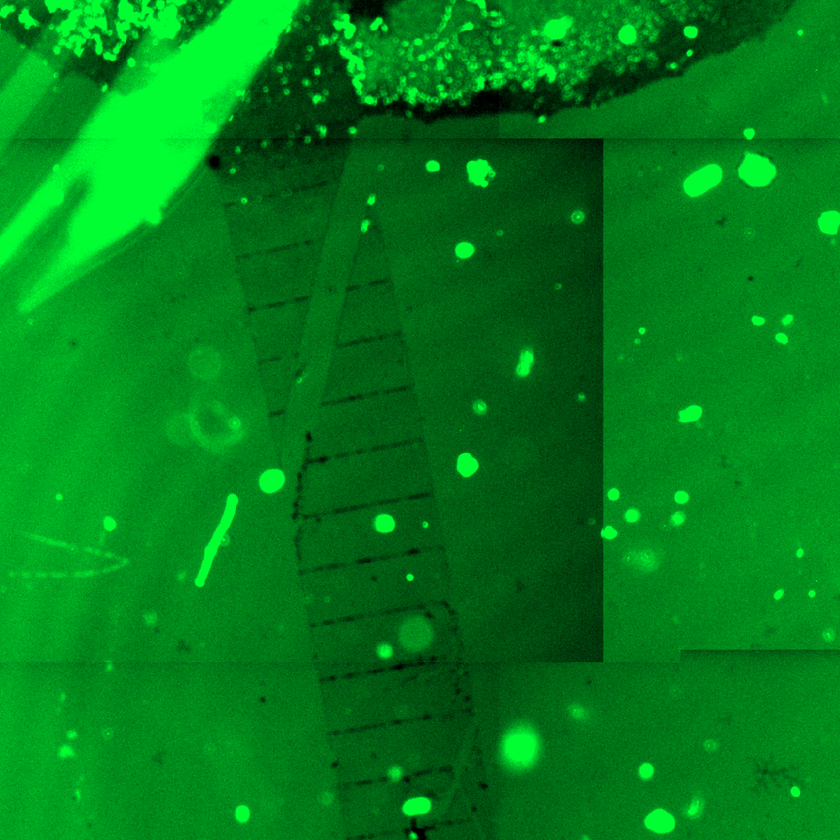
#> input picture Shen-Castan/Experiment-118-cut4.tiff, 840 x 840 px, shrunk from 1200 x 1200 before the run
$ python Launch_Shen_Castan_flat_lineDetect.py   (older library calls are emulated)
#> lines starting #> are read from the running program, lines starting #| are printed output that depends on the picture; after the words box and inside, x2 and y2 are one past the last pixel; in counts of white or black regions, pixels touching at a corner belong together; long printed decimals are rounded
### Shen-Castan/ShenCastanFlat.py
# load and display an image with Matplotlib
import statistics
from matplotlib import image
from matplotlib import pyplot as plt
import numpy as np
from PIL import Image
import os


class ShenCastanFlat:
    path = ''
    input_image = ''
    radius_param = 64
    flat_param = 4
    alpha_param = 0.25

    kernel_smooth = ''
    convolve_smooth = ''

    kernel_der = ''
    convolve_der_x = ''
    convolve_der_y = ''
    convolve_der_xy = ''
    convolve_der_xy_amplitude = ''
    convolve_der_xy_orientation = ''

    def __init__(self, path):
        """
        initiates a new Shen Castan filtering objects

        Parameters:
            img (2D numpy array): the image to filter
        """
#> called with path = 'Experiment-118-cut4.tiff'
        self.path = path
        # load image as pixel array
        self.input_image = image.imread(path)
#> self.input_image is the input picture: shape (840, 840, 3); mean R, G, B 0, 127.4, 25.1
        self.input_image = np.dot(self.input_image[..., :3], [0.299, 0.587, 0.114])  # Convert RGB to Grays
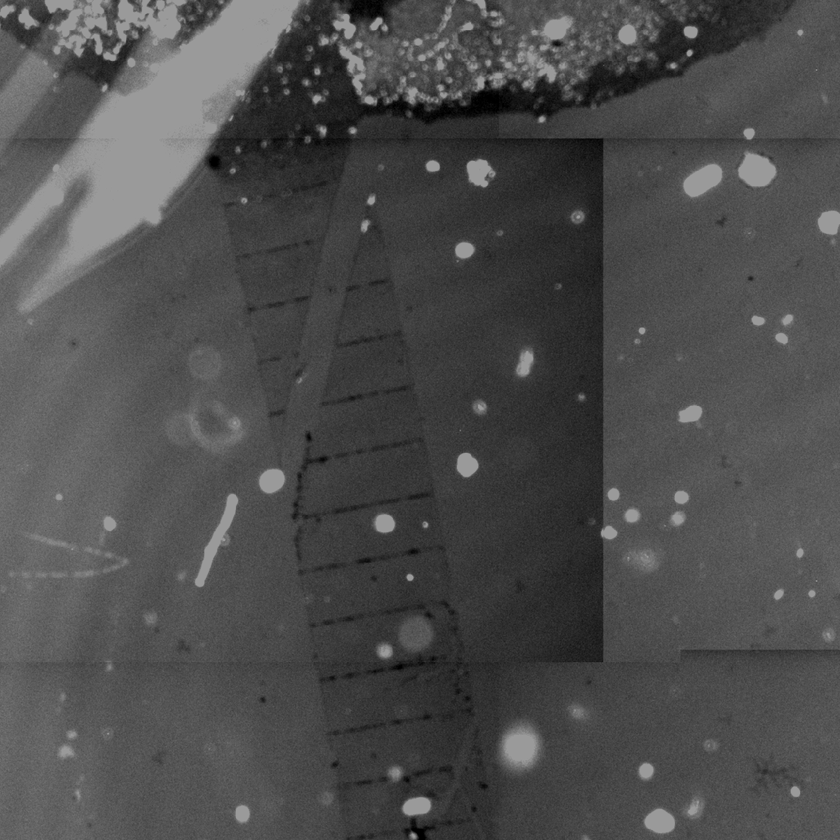
#> self.input_image: shape (840, 840) float64; min 0, max 155.7, mean 77.6

    def filter(self, filter_radius=64, flat_radius = 5, alpha=0.25):
        """
        Performs the Shen Castan filtering based on the two input parameters
        Smoothing: h(x)=c.e(-alpha*|x|) with c=(1-e(-alpha))/(1+e(-alpha)
        Derivative: h'(x)=d.e(-alpha*|x|) if x>=0, h'(x)=-d.e(-alpha*|x|) otherwise, with d=1-e(-alpha)

        Parameters:
            filter_radius (float): radius of the filtering window, the kernel will have a length of filter_radius*2+1
            alpha (float): the strength of the smoothing (low value=higher smoothing)

        Return:
            the filtered image (amplitude image), as a numpy array
        """
#> called with filter_radius = 64, flat_radius = 4, alpha = 0.8
        self.radius_param = filter_radius
        self.flat_param = flat_radius
        self.alpha_param = alpha

        # Formulas from http://devernay.free.fr/cours/vision/pdf/c3.pdf
        # ------------------------ SMOOTHING ------------------------
        self.kernel_smooth = np.zeros((filter_radius * 2 + 1))
        c = (1 - np.exp(-alpha)) / (1 + np.exp(-alpha))
        kernel_fct = (lambda c_param, alpha_param, x_param: c_param * np.exp(-alpha_param * np.fabs(x_param)))
        for x in range(-filter_radius, filter_radius + 1, 1):
            self.kernel_smooth[x + filter_radius] = kernel_fct(c, alpha, x)

        # Squares the center while keeping the normalisation
        self.kernel_smooth[filter_radius-flat_radius:filter_radius+flat_radius]=statistics.mean(self.kernel_smooth[filter_radius-flat_radius:filter_radius+flat_radius])

        self.convolve_smooth = self.convolve_2d(self.input_image, self.kernel_smooth, 'xy')
#> after the loop in convolve_2d, `for i in range(0, img.shape[0], 1):`: convolved_x = 840 items
#> in convolve_2d, `convolved = np.transpose(convolved)`:
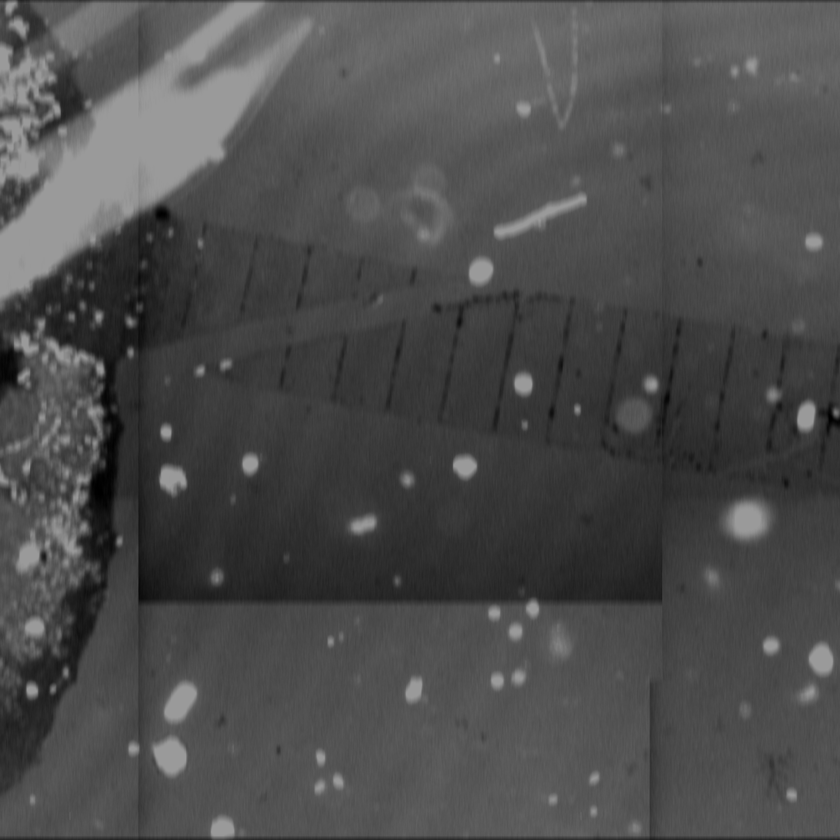
#> convolved: shape (840, 840) float64; min 0.0917, max 155.3, mean 77.4

        # ------------------------ DERIVATIVE ------------------------
        self.kernel_der = np.zeros((filter_radius * 2 + 1))
#> self.kernel_der = 129 values from 0 to 0
        d = 1 - np.exp(-alpha)
#> d = 0.551
        kernel_fct = (lambda d_param, alpha_param, x_param: d_param * np.exp(
            -alpha_param * np.fabs(x_param)) if x_param >= 0 else -d_param * np.exp(-alpha_param * np.fabs(x_param)))
        for x in range(-filter_radius, filter_radius + 1, 1):
            self.kernel_der[x + filter_radius] = kernel_fct(d, alpha, x)
            if -flat_radius <= x < 0:
                self.kernel_der[x + filter_radius] = -d
            if flat_radius >= x > 0:
                self.kernel_der[x + filter_radius] = d
#> after the loop, self.kernel_der = 129 values, max 0.551 at index 64, min -0.551 at index 60, mean 0.00427

        self.convolve_der_x = self.convolve_2d(self.convolve_smooth, self.kernel_der, 'x')
        self.convolve_der_y = self.convolve_2d(self.convolve_smooth, self.kernel_der, 'y')

        self.convolve_der_xy_amplitude = np.sqrt(np.square(self.convolve_der_x) + np.square(self.convolve_der_y))

        self.convolve_der_xy_orientation = np.arctan2(self.convolve_der_y, self.convolve_der_x)
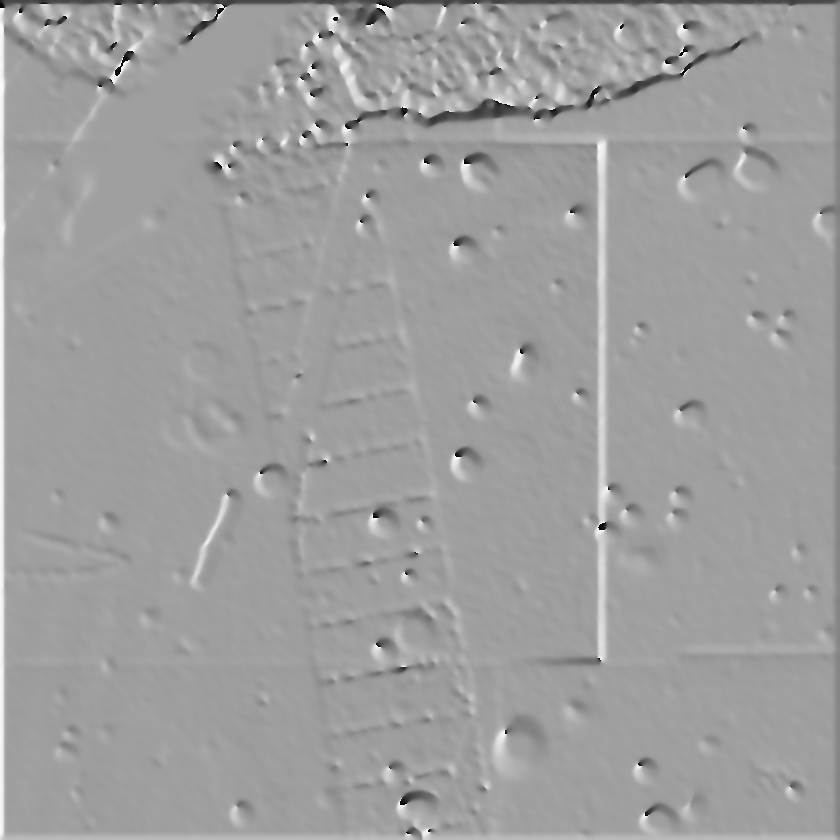
#> self.convolve_der_xy_orientation: shape (840, 840) float64; min -3.14, max 3.14, mean 0.772; drawn with min black and max white

        return self.convolve_der_xy_amplitude

    def show_process(self, save_path = ''):
        """
        Generates and displays an output figure with the original, smoothed, derivative x, y, xy images, and plots for
        both the smoothing and derivating kernels

        Parameters:
            save_path (string): the output path
        """
#> called with save_path = './img/'
        tag_alpha = str(np.floor(self.alpha_param*100)/100)
#> tag_alpha = '0.8'

        fig = plt.figure(figsize=(8.25, 11.75))

        ax1 = fig.add_subplot(4, 2, 1)
        ax1.title.set_text('Original image')
        ax1.axis('off')
        ax1.imshow(self.input_image)

        ax2 = fig.add_subplot(4, 2, 2)
        ax2.title.set_text('Smooth\na=' + tag_alpha + "\nrad_flat=" + str(self.flat_param) + "\nrad=" + str(self.radius_param))
        ax2.axis('off')
        ax2.imshow(self.convolve_smooth)

        ax3 = fig.add_subplot(4, 2, 3)
        ax3.title.set_text('Derivative X')
        ax3.axis('off')
        ax3.imshow(self.convolve_der_x)

        ax4 = fig.add_subplot(4, 2, 4)
        ax4.title.set_text('Derivative Y')
        ax4.axis('off')
        ax4.imshow(self.convolve_der_y)

        ax5 = fig.add_subplot(4, 2, 5)
        ax5.title.set_text('Derivative XY\nAmplitude')
        ax5.axis('off')
        ax5.imshow(self.convolve_der_xy_amplitude)

        ax5 = fig.add_subplot(4, 2, 6)
        ax5.title.set_text('Derivative XY\nOrientation')
        ax5.axis('off')
        ax5.imshow(self.convolve_der_xy_orientation)

        ax7 = fig.add_subplot(4, 2, 7)
        ax7.title.set_text('Kernel smoothing')
        ax7.plot(range(-self.radius_param, self.radius_param + 1, 1), self.kernel_smooth)

        ax8 = fig.add_subplot(4, 2, 8)
        ax8.title.set_text('Kernel derivative')
        ax8.plot(range(-self.radius_param, self.radius_param + 1, 1), self.kernel_der)

        plt.show()
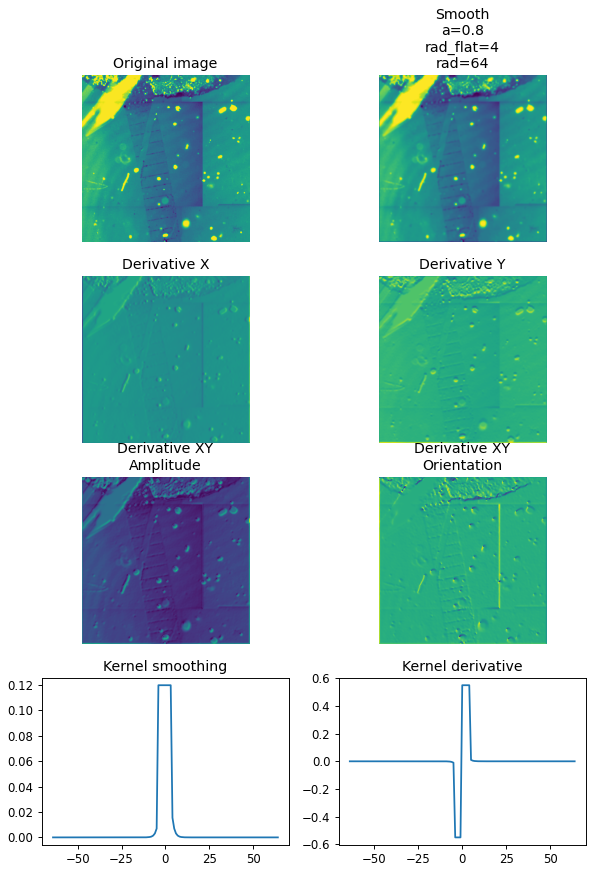
#> figure drawn by matplotlib, 8 panels; panel 7: curve peaks at x = -4, y = 0.12; panel 8: curve peaks at x = 0, y = 0.551

        if not os.path.exists(save_path):
            os.mkdir(save_path)

        im = Image.fromarray(self.convolve_der_xy_amplitude)
        im.save(save_path+'Amplitude_export_a=' + tag_alpha + '_rad=' + str(self.radius_param) + '_flat=' + str(self.flat_param) + '.tif')
        im = Image.fromarray(self.convolve_der_xy_orientation)
        im.save(save_path + 'Orientation_export_a=' + tag_alpha + '_rad=' + str(self.radius_param) + '_flat=' + str(self.flat_param) + '.tif')
        im = Image.fromarray(self.convolve_der_x)
        im.save(save_path + 'Derivative_x_export_a=' + tag_alpha + '_rad=' + str(self.radius_param) + '_flat=' + str(
            self.flat_param) + '.tif')
        im = Image.fromarray(self.convolve_der_y)
        im.save(save_path + 'Derivative_y_export_a=' + tag_alpha + '_rad=' + str(self.radius_param) + '_flat=' + str(
            self.flat_param) + '.tif')

    def convolve_2d(self, img, kernel, dir='xy'):
        """
        Performs a 2D convolution based on an input 2D numpy matrix and a 1D kernel

        Parameters:
            img (2D numpy array): the image to convolve
            kernel (array): the kernel
            dir (string): the direction(s) of convolution (might be x, y or xy)

        Return:
            the convolved image, as a numpy array
        """

        convolved = ''
        convolved_x = []

        # Convolve along x axis
        if dir.find('x') != -1:
            for i in range(0, img.shape[0], 1):
                convolved_x.append(np.convolve(img[i, :], kernel, mode='same'))

            convolved = np.array(convolved_x)

        # Convolve along y axis
        if dir.find('y') != -1:
            convolved_y = []
            # Initialize convolved in cas only y convolution has been called
            if dir.find('x') == -1:
                convolved = img.copy()

            convolved = np.transpose(convolved)

            for i in range(0, convolved.shape[0], 1):
                convolved_y.append(np.convolve(convolved[i, :], kernel, mode='same'))

            convolved = np.array(convolved_y)
            convolved = np.transpose(convolved)

        return convolved

### Shen-Castan/Launch_Shen_Castan_flat_lineDetect.py
import math

import numpy as np
import ShenCastanFlat as filter
from scipy.ndimage.filters import gaussian_filter
from matplotlib import pyplot as plt
import statistics
import cv2

img = 'Experiment-118-cut4.tiff'
filtering_engine = filter.ShenCastanFlat(img)

filtered_img = filtering_engine.filter(alpha=0.8, flat_radius=4, filter_radius=64)
filtering_engine.show_process('./img/')

gaussian_img = gaussian_filter(filtered_img, sigma=16)
corrected_img = filtered_img / gaussian_img
binary_img = np.where(corrected_img < 0.8, 1, 0)
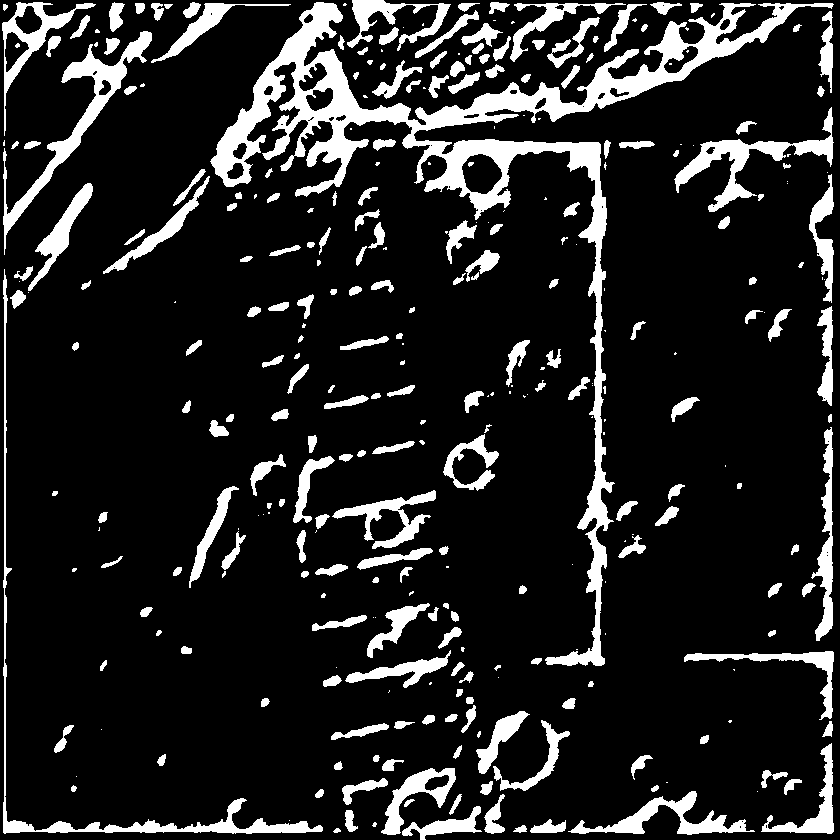
#> binary_img: shape (840, 840) int64; values 0 (black) and 1 (white), 13.8% white; 323 white regions (100 under 20 px), largest, box (x1, y1, x2, y2) and area: (210, 2, 834, 666) 30852, (3, 31, 152, 255) 3997, (3, 269, 323, 834) 3982

# [23 lines of commented-out code are left out]

mask = cv2.normalize(src=binary_img, dst=None, alpha=0, beta=255, norm_type=cv2.NORM_MINMAX, dtype=cv2.CV_8U)
ori = cv2.normalize(src=filtering_engine.input_image, dst=None, alpha=0, beta=255, norm_type=cv2.NORM_MINMAX, dtype=cv2.CV_8U)
ori = cv2.cvtColor(ori, cv2.COLOR_GRAY2RGB)
#> ori: shape (840, 840, 3)

cv2.imshow("Mask", mask)
cv2.waitKey(0)

lines = cv2.HoughLines(mask, 1, np.pi / 180, 150, None, 0, 0)

# [12 lines of commented-out code are left out]

linesP = cv2.HoughLinesP(mask, 1, np.pi / 180, 64, None, 50, 10)
#> linesP = 326 rows, first 6: [4, 833, 4, 269], [381, 831, 644, 831], [829, 833, 829, 651], [827, 401, 827, 239], [190, 4, 290, 4], [830, 628, 830, 239]

if linesP is not None:
    dist = []
    angle = []
    for i in range(0, len(linesP)):
        l = linesP[i][0]
        dist.append(math.dist((l[0], l[1]), (l[2], l[3])))
        angle.append(math.atan2(l[3]-l[1], l[2]-l[0]))
#> this loop made 326 passes
#> after the loop, angle = 326 values, max 1.56 at index 176, min -1.57 at index 0, mean -0.222; dist = 326 values, max 564 at index 0, min 50 at index 44, mean 99.37
    med_dist = statistics.median(dist)
#> med_dist = 74.1
    med_angle = math.fabs(statistics.median(angle))
#> med_angle = 0.0639
    print(med_dist)
#| 74.098
    print(med_angle)
#| 0.06392

    for i in range(0, len(linesP)):
        l = linesP[i][0]
        length = math.dist((l[0], l[1]), (l[2], l[3]))
        angle = math.atan2(l[3]-l[1], l[2]-l[0])

        if med_dist*0.25 <length <med_dist*1.75 and med_angle*0.25<math.fabs(angle)<med_angle*1.75:
            cv2.line(ori, (l[0], l[1]), (l[2], l[3]), (0, 0, 255), 3, cv2.LINE_AA)
#> this loop made 326 passes
#> (l, length, angle) on passes 1 to 3: ([4, 833, 4, 269], 564, -1.57), ([381, 831, 644, 831], 263, 0), ([829, 833, 829, 651], 182, -1.57)
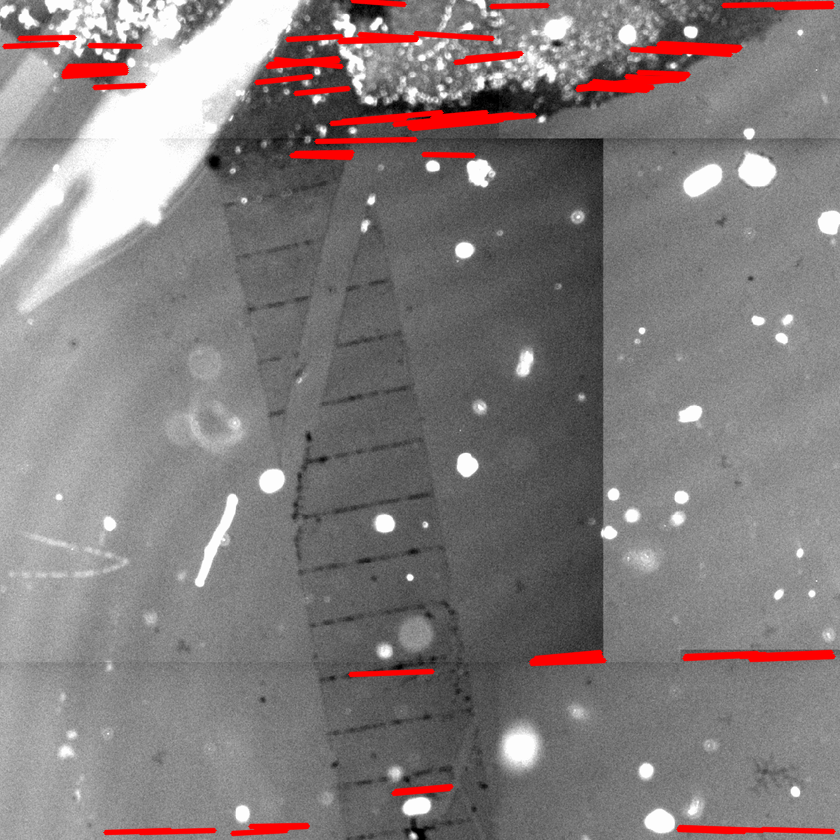
#> ori: shape (840, 840, 3); mean B, G, R 124.9, 124.9, 131.5

cv2.imshow("Detections", ori)
cv2.waitKey(0)
